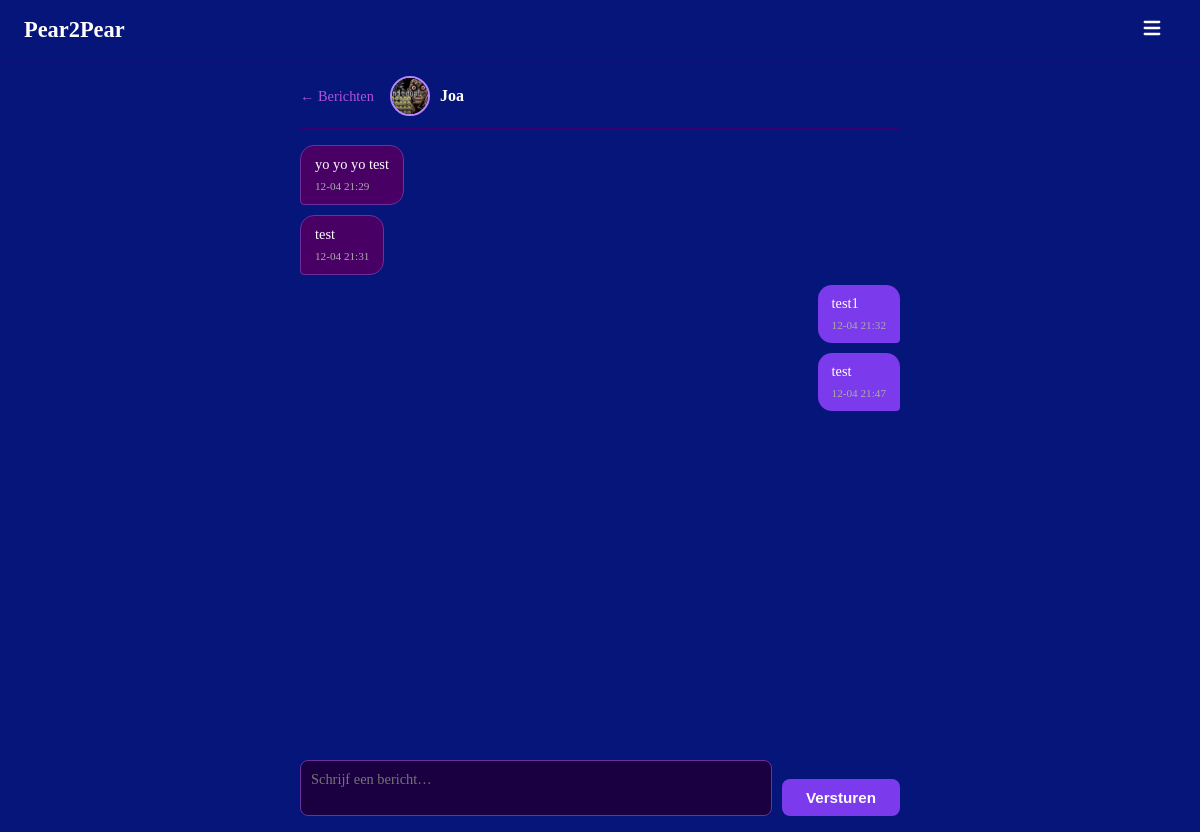
Screenshot of /messages/2 (signed in) with the database file from the repository.
### models.py (models this page shows, shortened)
class User(UserMixin, db.Model):
    __tablename__ = "users"
    id            = db.Column(db.Integer, primary_key=True)
    username      = db.Column(db.String(30),  unique=True, nullable=False, index=True)
    email         = db.Column(db.String(120), unique=True, nullable=False, index=True)
    password_hash = db.Column(db.String(256), nullable=False)
    created_at    = db.Column(db.DateTime, default=datetime.utcnow, nullable=False)
    last_login    = db.Column(db.DateTime, default=datetime.utcnow, nullable=False)
    age            = db.Column(db.Integer,     nullable=True)
    avatar         = db.Column(db.String(200),   nullable=True)
    location       = db.Column(db.String(100), nullable=True)
    is_public      = db.Column(db.Boolean, default=True,  nullable=False)
    friends_public = db.Column(db.Boolean, default=False, nullable=False)
    sent_requests     = db.relationship("Friendship", foreign_keys=[Friendship.from_id], backref="from_user", lazy="dynamic")
    received_requests = db.relationship("Friendship", foreign_keys=[Friendship.to_id],   backref="to_user",   lazy="dynamic")
    notifications     = db.relationship("Notification", foreign_keys=[Notification.user_id], backref="owner", lazy="dynamic", order_by=Notification.created_at.desc())
    def pending_received(self):
        reqs = Friendship.query.filter_by(to_id=self.id, status="pending").all()
        return User.query.filter(User.id.in_([r.from_id for r in reqs])).all()
    def unread_message_count(self):
        return Message.query.filter_by(receiver_id=self.id, read=False).count()
    def unread_notification_count(self):
        return Notification.query.filter_by(user_id=self.id, read=False).count()
    def total_inbox_count(self):
        return self.unread_message_count() + self.unread_notification_count()

class Message(db.Model):
    __tablename__ = "messages"
    id          = db.Column(db.Integer, primary_key=True)
    sender_id   = db.Column(db.Integer, db.ForeignKey("users.id"), nullable=False)
    receiver_id = db.Column(db.Integer, db.ForeignKey("users.id"), nullable=False)
    body        = db.Column(db.Text, nullable=False)
    read        = db.Column(db.Boolean, default=False)
    created_at  = db.Column(db.DateTime, default=datetime.utcnow)
    sender   = db.relationship("User", foreign_keys=[sender_id],   backref="sent_messages")
    receiver = db.relationship("User", foreign_keys=[receiver_id], backref="received_messages")

### main.py (the view)
    @app.route("/messages/<int:partner_id>", methods=["GET", "POST"])
    @login_required
    @csrf.exempt
    def conversation(partner_id):
        partner = db.get_or_404(User, partner_id)
        if request.method == "POST":
            body = request.form.get("body", "").strip()
            if body:
                db.session.add(Message(sender_id=current_user.id, receiver_id=partner_id, body=body))
                db.session.commit()
            return redirect(url_for("conversation", partner_id=partner_id))
        Message.query.filter_by(sender_id=partner_id, receiver_id=current_user.id, read=False).update({"read": True})
        db.session.commit()
        thread = Message.query.filter(
            ((Message.sender_id == current_user.id) & (Message.receiver_id == partner_id)) |
            ((Message.sender_id == partner_id) & (Message.receiver_id == current_user.id))
        ).order_by(Message.created_at.asc()).all()
        return render_template("conversation.html", partner=partner, thread=thread)

### templates/conversation.html (shortened to what this page needs)
{% extends "base.html" %}
{% from "macros.html" import avatar %}
{% block content %}
<div class="conversation-page">
    <div class="conversation-header">
        <a href="/messages" class="back-link">← Berichten</a>
        <a href="/profile/{{ partner.id }}" class="conversation-header__name">
            {{ avatar(partner, size=36) }}
            {{ partner.username }}
        </a>
    </div>
    <div class="chat-thread" id="thread">
        {% for msg in thread %}
        <div class="chat-bubble {% if msg.sender_id == current_user.id %}chat-bubble--mine{% else %}chat-bubble--theirs{% endif %}">
            <p>{{ msg.body }}</p>
            <span class="chat-bubble__time">{{ msg.created_at.strftime('%d-%m %H:%M') }}</span>
        </div>
        {% endfor %}
    </div>
    <form method="POST" action="/messages/{{ partner.id }}" class="chat-form">
        <textarea name="body" class="chat-input" placeholder="Schrijf een bericht…" rows="2" required></textarea>
        <button type="submit" class="btn">Versturen</button>
    </form>
</div>
{% endblock %}

### templates/macros.html
{% macro avatar(user, size=48, cls="") %}
{% if user.avatar %}
<img src="/static/avatars/{{ user.avatar }}"
     alt="{{ user.username }}"
     class="avatar-img {{ cls }}"
     style="width:{{ size }}px;height:{{ size }}px;border-radius:50%;object-fit:cover;border:2px solid #bb86fc;">
{% else %}
<div class="avatar-placeholder {{ cls }}"
     style="width:{{ size }}px;height:{{ size }}px;font-size:{{ (size * 0.42)|int }}px;">
  {{ user.username[0].upper() }}
</div>
{% endif %}
{% endmacro %}

### static/style.css (style rules this page uses)
html, body { height: 100%; margin: 0; background-color: #05157a; overflow: hidden; }
h1, h2, h3, p, small, label { color: white; }
a { color: #B153D7; }
.btn { background-color: #7c3aed; color: white; border: none; padding: 10px 24px; border-radius: 8px; cursor: pointer; font-size: 0.95rem; font-weight: 600; transition: background-color 0.2s; text-decoration: none; display: inline-block; }
.back-link { color: #B153D7; text-decoration: none; font-size: 0.9rem; }
.conversation-page { width: 90%; max-width: 600px; height: calc(100vh - 60px); display: flex; flex-direction: column; padding: 16px 0; }
.conversation-header { display: flex; align-items: center; gap: 16px; padding-bottom: 12px; border-bottom: 1px solid #3a006f; margin-bottom: 12px; flex-shrink: 0; }
.conversation-header__name { display: flex; align-items: center; gap: 10px; color: white; text-decoration: none; font-weight: 600; }
.chat-thread { flex: 1; overflow-y: auto; display: flex; flex-direction: column; gap: 10px; padding: 4px 0 12px; }
.chat-bubble { max-width: 70%; padding: 10px 14px; border-radius: 14px; font-size: 0.9rem; }
.chat-bubble p { margin: 0 0 4px; color: white; word-break: break-word; }
.chat-bubble__time { font-size: 0.7rem; color: #aaa; }
.chat-bubble--mine { align-self: flex-end; background: #7c3aed; border-bottom-right-radius: 4px; }
.chat-bubble--theirs { align-self: flex-start; background: #490064; border: 1px solid #6b2fa0; border-bottom-left-radius: 4px; }
.chat-form { display: flex; gap: 10px; align-items: flex-end; flex-shrink: 0; padding-top: 10px; border-top: 1px solid #3a006f; }
.chat-input { flex: 1; padding: 10px; border-radius: 8px; border: 1px solid #6b2fa0; background: #1a0040; color: white; font-size: 0.9rem; resize: none; font-family: inherit; }
.avatar-img { flex-shrink: 0; }
.btn { background-color: #7c3aed; color: white; border: none; padding: 10px 24px; border-radius: 8px; cursor: pointer; font-size: 0.95rem; font-weight: 600; transition: background-color 0.2s; text-decoration: none; }

### rows the page displays
User: avatar (picture), username "Joa"
Message: body "yo yo yo test", created_at "12-04 21:29"
Message: body "test", created_at "12-04 21:31"
Message: body "test1", created_at "12-04 21:32"
Message: body "test", created_at "12-04 21:47"
